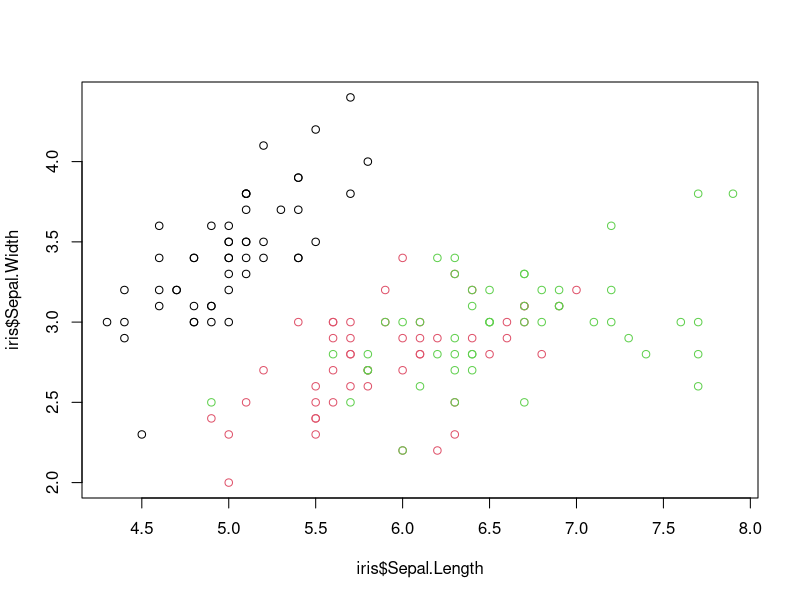

The R source for this figure:
data(iris)
View(iris)

#Get all rows of Species ‘versicolor’ in a new data frame. Call this data frame: ‘iris.vers’
iris.vers <- iris[iris$Species == "versicolor", ]

#Get a vector called ‘sepal.dif’ with the difference between ‘Sepal.Length’ and ‘Sepal.Width’ of ‘versicolor’ plants.
sepal.dif <- iris.vers$Sepal.Length - iris.vers$Sepal.Width

#Add ‘iris.vers’ with the new column ‘sepal.dif’.
iris.vers$sepal.dif <- sepal.dif

#filter for all data of Species ‘virginica’ with a ‘Sepal.Width’ of greater than 3.5.
wide_virginica <- iris[iris$Species == "virginica" & iris$Sepal.Width > 3.5, ]
  
#get a data frame of  all data of Species ‘setosa’ with a ‘Sepal.Width’ of greater than 3.5, 
#but without the last column Species in the data frame?
wide_setosa <- iris[iris$Species == "setosa" & iris$Sepal.Width > 3.5, 1:4]

#Write a function that takes in a species name as an argument and returns the average Sepal Width of that species.
average_sepal_width <- function(name) {
  width <- iris[iris$Species == name, ]$Sepal.width
  mean(width)
}

#What is the average Sepal.Length for 'versicolor' species having a Petal.Length of 4.2 or higher?
length <- iris[iris$Species == "versicolor" & iris$Petal.Length >= 4.2, ]$Sepal.Length
mean(length)

#BONUS VIZ Q
# Visualize species, Sepal.Length and Sepal.Width in a single plot. DO YOU SEE CLUSTERS?
plot(iris$Sepal.Length, iris$Sepal.Width, col = iris$Species)


#ULTRA BONUS - PERFORM PRINCIPAL COMPONENT ANALYSIS AND PLOT CLUSTERS

